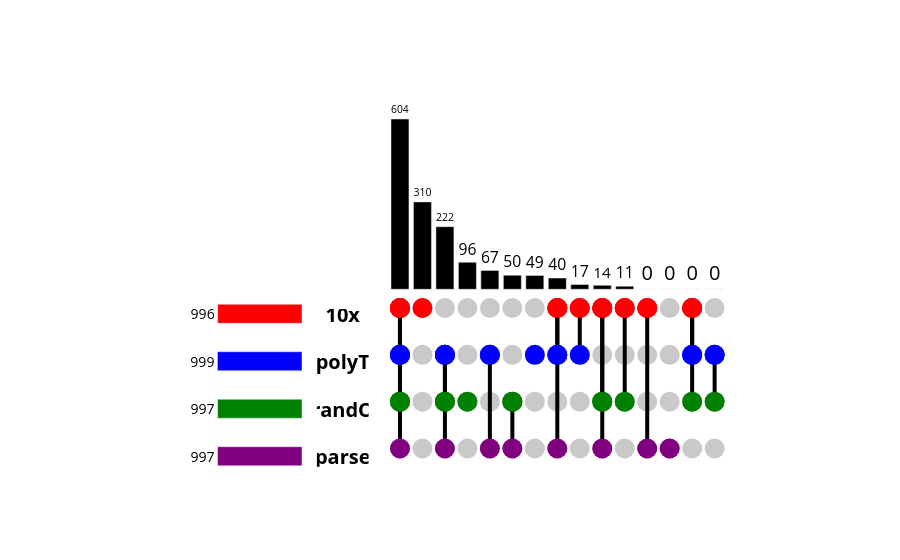

Source (notebook cell):
### Code cell
# Look at top 1000 genes for each method instead of all
cell_thresh = 10

contents = plotting.generate_upset(datasets, gene_info, cell_thresh, n_top_genes=1000)

### Figure 1 — Plotly figure (JSON) as saved in the notebook; plotly's stock layout.template omitted (floating-point values rounded to 4 significant figures)
{"data": [{"marker": {"color": "#C9C9C9", "size": 20}, "mode": "markers", "showlegend": false, "type": "scatter", "x": [0, 0, 0, 0, 1, 1, 1, 1, 2, 2, 2, 2, 3, 3, 3, 3, 4, 4, 4, 4, 5, 5, 5, 5, 6, 6, 6, 6, 7, 7, 7, 7, 8, 8, 8, 8, 9, 9, 9, 9, 10, 10, 10, 10, 11, 11, 11, 11, 12, 12, 12, 12, 13, 13, 13, 13, 14, 14, 14, 14], "xaxis": "x3", "y": [-66.44, -232.5, -398.6, -564.7, -66.44, -232.5, -398.6, -564.7, -66.44, -232.5, -398.6, -564.7, -66.44, -232.5, -398.6, -564.7, -66.44, -232.5, -398.6, -564.7, -66.44, -232.5, -398.6, -564.7, -66.44, -232.5, -398.6, -564.7, -66.44, -232.5, -398.6, -564.7, -66.44, -232.5, -398.6, -564.7, -66.44, -232.5, -398.6, -564.7, -66.44, -232.5, -398.6, -564.7, -66.44, -232.5, -398.6, -564.7, -66.44, -232.5, -398.6, -564.7, -66.44, -232.5, -398.6, -564.7, -66.44, -232.5, -398.6, -564.7], "yaxis": "y3"}, {"line": {"color": "black", "width": 4}, "marker": {"color": ["red"], "line": {"color": "black"}, "showscale": false, "size": 20}, "mode": "markers+lines", "showlegend": false, "type": "scatter", "x": [0], "xaxis": "x3", "y": [-66.44], "yaxis": "y3"}, {"line": {"color": "black", "width": 4}, "marker": {"color": ["red", "blue"], "line": {"color": "black"}, "showscale": false, "size": 20}, "mode": "markers+lines", "showlegend": false, "type": "scatter", "x": [0, 0], "xaxis": "x3", "y": [-66.44, -232.5], "yaxis": "y3"}, {"line": {"color": "black", "width": 4}, "marker": {"color": ["red", "blue", "green"], "line": {"color": "black"}, "showscale": false, "size": 20}, "mode": "markers+lines", "showlegend": false, "type": "scatter", "x": [0, 0, 0], "xaxis": "x3", "y": [-66.44, -232.5, -398.6], "yaxis": "y3"}, {"line": {"color": "black", "width": 4}, "marker": {"color": ["red", "blue", "green", "purple"], "line": {"color": "black"}, "showscale": false, "size": 20}, "mode": "markers+lines", "showlegend": false, "type": "scatter", "x": [0, 0, 0, 0], "xaxis": "x3", "y": [-66.44, -232.5, -398.6, -564.7], "yaxis": "y3"}, {"line": {"color": "black", "width": 4}, "marker": {"color": ["red"], "line": {"color": "black"}, "showscale": false, "size": 20}, "mode": "markers+lines", "showlegend": false, "type": "scatter", "x": [1], "xaxis": "x3", "y": [-66.44], "yaxis": "y3"}, {"line": {"color": "black", "width": 4}, "marker": {"color": ["blue"], "line": {"color": "black"}, "showscale": false, "size": 20}, "mode": "markers+lines", "showlegend": false, "type": "scatter", "x": [2], "xaxis": "x3", "y": [-232.5], "yaxis": "y3"}, {"line": {"color": "black", "width": 4}, "marker": {"color": ["blue", "green"], "line": {"color": "black"}, "showscale": false, "size": 20}, "mode": "markers+lines", "showlegend": false, "type": "scatter", "x": [2, 2], "xaxis": "x3", "y": [-232.5, -398.6], "yaxis": "y3"}, {"line": {"color": "black", "width": 4}, "marker": {"color": ["blue", "green", "purple"], "line": {"color": "black"}, "showscale": false, "size": 20}, "mode": "markers+lines", "showlegend": false, "type": "scatter", "x": [2, 2, 2], "xaxis": "x3", "y": [-232.5, -398.6, -564.7], "yaxis": "y3"}, {"line": {"color": "black", "width": 4}, "marker": {"color": ["green"], "line": {"color": "black"}, "showscale": false, "size": 20}, "mode": "markers+lines", "showlegend": false, "type": "scatter", "x": [3], "xaxis": "x3", "y": [-398.6], "yaxis": "y3"}, {"line": {"color": "black", "width": 4}, "marker": {"color": ["blue"], "line": {"color": "black"}, "showscale": false, "size": 20}, "mode": "markers+lines", "showlegend": false, "type": "scatter", "x": [4], "xaxis": "x3", "y": [-232.5], "yaxis": "y3"}, {"line": {"color": "black", "width": 4}, "marker": {"color": ["blue", "purple"], "line": {"color": "black"}, "showscale": false, "size": 20}, "mode": "markers+lines", "showlegend": false, "type": "scatter", "x": [4, 4], "xaxis": "x3", "y": [-232.5, -564.7], "yaxis": "y3"}, {"line": {"color": "black", "width": 4}, "marker": {"color": ["green"], "line": {"color": "black"}, "showscale": false, "size": 20}, "mode": "markers+lines", "showlegend": false, "type": "scatter", "x": [5], "xaxis": "x3", "y": [-398.6], "yaxis": "y3"}, {"line": {"color": "black", "width": 4}, "marker": {"color": ["green", "purple"], "line": {"color": "black"}, "showscale": false, "size": 20}, "mode": "markers+lines", "showlegend": false, "type": "scatter", "x": [5, 5], "xaxis": "x3", "y": [-398.6, -564.7], "yaxis": "y3"}, {"line": {"color": "black", "width": 4}, "marker": {"color": ["blue"], "line": {"color": "black"}, "showscale": false, "size": 20}, "mode": "markers+lines", "showlegend": false, "type": "scatter", "x": [6], "xaxis": "x3", "y": [-232.5], "yaxis": "y3"}, {"line": {"color": "black", "width": 4}, "marker": {"color": ["red"], "line": {"color": "black"}, "showscale": false, "size": 20}, "mode": "markers+lines", "showlegend": false, "type": "scatter", "x": [7], "xaxis": "x3", "y": [-66.44], "yaxis": "y3"}, {"line": {"color": "black", "width": 4}, "marker": {"color": ["red", "blue"], "line": {"color": "black"}, "showscale": false, "size": 20}, "mode": "markers+lines", "showlegend": false, "type": "scatter", "x": [7, 7], "xaxis": "x3", "y": [-66.44, -232.5], "yaxis": "y3"}, {"line": {"color": "black", "width": 4}, "marker": {"color": ["red", "blue", "purple"], "line": {"color": "black"}, "showscale": false, "size": 20}, "mode": "markers+lines", "showlegend": false, "type": "scatter", "x": [7, 7, 7], "xaxis": "x3", "y": [-66.44, -232.5, -564.7], "yaxis": "y3"}, {"line": {"color": "black", "width": 4}, "marker": {"color": ["red"], "line": {"color": "black"}, "showscale": false, "size": 20}, "mode": "markers+lines", "showlegend": false, "type": "scatter", "x": [8], "xaxis": "x3", "y": [-66.44], "yaxis": "y3"}, {"line": {"color": "black", "width": 4}, "marker": {"color": ["red", "blue"], "line": {"color": "black"}, "showscale": false, "size": 20}, "mode": "markers+lines", "showlegend": false, "type": "scatter", "x": [8, 8], "xaxis": "x3", "y": [-66.44, -232.5], "yaxis": "y3"}, {"line": {"color": "black", "width": 4}, "marker": {"color": ["red"], "line": {"color": "black"}, "showscale": false, "size": 20}, "mode": "markers+lines", "showlegend": false, "type": "scatter", "x": [9], "xaxis": "x3", "y": [-66.44], "yaxis": "y3"}, {"line": {"color": "black", "width": 4}, "marker": {"color": ["red", "green"], "line": {"color": "black"}, "showscale": false, "size": 20}, "mode": "markers+lines", "showlegend": false, "type": "scatter", "x": [9, 9], "xaxis": "x3", "y": [-66.44, -398.6], "yaxis": "y3"}, {"line": {"color": "black", "width": 4}, "marker": {"color": ["red", "green", "purple"], "line": {"color": "black"}, "showscale": false, "size": 20}, "mode": "markers+lines", "showlegend": false, "type": "scatter", "x": [9, 9, 9], "xaxis": "x3", "y": [-66.44, -398.6, -564.7], "yaxis": "y3"}, {"line": {"color": "black", "width": 4}, "marker": {"color": ["red"], "line": {"color": "black"}, "showscale": false, "size": 20}, "mode": "markers+lines", "showlegend": false, "type": "scatter", "x": [10], "xaxis": "x3", "y": [-66.44], "yaxis": "y3"}, {"line": {"color": "black", "width": 4}, "marker": {"color": ["red", "green"], "line": {"color": "black"}, "showscale": false, "size": 20}, "mode": "markers+lines", "showlegend": false, "type": "scatter", "x": [10, 10], "xaxis": "x3", "y": [-66.44, -398.6], "yaxis": "y3"}, {"line": {"color": "black", "width": 4}, "marker": {"color": ["red"], "line": {"color": "black"}, "showscale": false, "size": 20}, "mode": "markers+lines", "showlegend": false, "type": "scatter", "x": [11], "xaxis": "x3", "y": [-66.44], "yaxis": "y3"}, {"line": {"color": "black", "width": 4}, "marker": {"color": ["red", "purple"], "line": {"color": "black"}, "showscale": false, "size": 20}, "mode": "markers+lines", "showlegend": false, "type": "scatter", "x": [11, 11], "xaxis": "x3", "y": [-66.44, -564.7], "yaxis": "y3"}, {"line": {"color": "black", "width": 4}, "marker": {"color": ["purple"], "line": {"color": "black"}, "showscale": false, "size": 20}, "mode": "markers+lines", "showlegend": false, "type": "scatter", "x": [12], "xaxis": "x3", "y": [-564.7], "yaxis": "y3"}, {"line": {"color": "black", "width": 4}, "marker": {"color": ["red"], "line": {"color": "black"}, "showscale": false, "size": 20}, "mode": "markers+lines", "showlegend": false, "type": "scatter", "x": [13], "xaxis": "x3", "y": [-66.44], "yaxis": "y3"}, {"line": {"color": "black", "width": 4}, "marker": {"color": ["red", "blue"], "line": {"color": "black"}, "showscale": false, "size": 20}, "mode": "markers+lines", "showlegend": false, "type": "scatter", "x": [13, 13], "xaxis": "x3", "y": [-66.44, -232.5], "yaxis": "y3"}, {"line": {"color": "black", "width": 4}, "marker": {"color": ["red", "blue", "green"], "line": {"color": "black"}, "showscale": false, "size": 20}, "mode": "markers+lines", "showlegend": false, "type": "scatter", "x": [13, 13, 13], "xaxis": "x3", "y": [-66.44, -232.5, -398.6], "yaxis": "y3"}, {"line": {"color": "black", "width": 4}, "marker": {"color": ["blue"], "line": {"color": "black"}, "showscale": false, "size": 20}, "mode": "markers+lines", "showlegend": false, "type": "scatter", "x": [14], "xaxis": "x3", "y": [-232.5], "yaxis": "y3"}, {"line": {"color": "black", "width": 4}, "marker": {"color": ["blue", "green"], "line": {"color": "black"}, "showscale": false, "size": 20}, "mode": "markers+lines", "showlegend": false, "type": "scatter", "x": [14, 14], "xaxis": "x3", "y": [-232.5, -398.6], "yaxis": "y3"}, {"hoverinfo": "none", "marker": {"color": "black"}, "text": [604.0, 310.0, 222.0, 96.0, 67.0, 50.0, 49.0, 40.0, 17.0, 14.0, 11.0, 0.0, 0.0, 0.0, 0.0], "textfont": {"color": "black", "size": 20}, "textposition": "outside", "type": "bar", "x": [0, 1, 2, 3, 4, 5, 6, 7, 8, 9, 10, 11, 12, 13, 14], "xaxis": "x3", "y": [604, 310, 222, 96, 67, 50, 49, 40, 17, 14, 11, 0, 0, 0, 0], "yaxis": "y3"}, {"mode": "text", "showlegend": false, "text": ["<b>10x</b>", "<b>polyT</b>", "<b>randO</b>", "<b>parse</b>"], "textfont": {"color": "black", "size": 20}, "textposition": "middle center", "type": "scatter", "x": [-0.05, -0.05, -0.05, -0.05], "xaxis": "x2", "y": [-66.44, -232.5, -398.6, -564.7, -66.44, -232.5, -398.6, -564.7, -66.44, -232.5, -398.6, -564.7, -66.44, -232.5, -398.6, -564.7, -66.44, -232.5, -398.6, -564.7, -66.44, -232.5, -398.6, -564.7, -66.44, -232.5, -398.6, -564.7, -66.44, -232.5, -398.6, -564.7, -66.44, -232.5, -398.6, -564.7, -66.44, -232.5, -398.6, -564.7, -66.44, -232.5, -398.6, -564.7, -66.44, -232.5, -398.6, -564.7, -66.44, -232.5, -398.6, -564.7, -66.44, -232.5, -398.6, -564.7, -66.44, -232.5, -398.6, -564.7], "yaxis": "y2"}, {"marker": {"color": ["red", "blue", "green", "purple", "orange", "yellow"]}, "orientation": "h", "text": [996.0, 999.0, 997.0, 997.0], "textfont": {"color": "black", "size": 20}, "textposition": "outside", "type": "bar", "width": 0.4, "x": [-996, -999, -997, -997], "xaxis": "x", "y": [0, 1, 2, 3], "yaxis": "y"}], "layout": {"plot_bgcolor": "white", "showlegend": false, "xaxis": {"anchor": "y", "domain": [0.1, 0.3], "range": [-1748.0, 0], "showticklabels": false}, "xaxis2": {"anchor": "y2", "domain": [0.32, 0.39], "showticklabels": false}, "xaxis3": {"anchor": "y3", "domain": [0.39, 0.9], "showticklabels": false}, "yaxis": {"anchor": "x", "autorange": "reversed", "domain": [0, 0.5], "showticklabels": false, "side": "right"}, "yaxis2": {"anchor": "x2", "domain": [0.035, 0.45], "showticklabels": false}, "yaxis3": {"anchor": "x3", "domain": [0.0, 1.0], "showticklabels": false}}}
